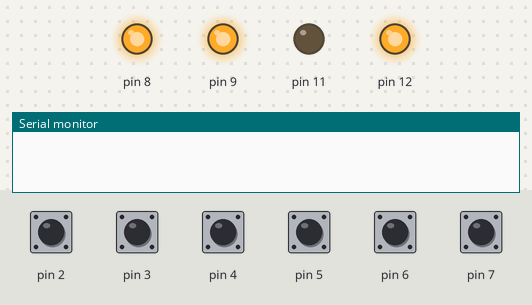
Simulated run of this sketch. Board: Arduino Uno, built with avr-gcc and run on an emulated ATmega328P. On the bench: output pins drawn as LEDs (lit = HIGH), the last lines printed to the serial monitor. Dashed ring = blinking. Inputs (shaded band) come from the test bench; at power-on: pin 2–7 HIGH.

Above: at 1.2 s.
1.3 s: pin 2 pulled LOW for 0.15 s
At 2.34 s:
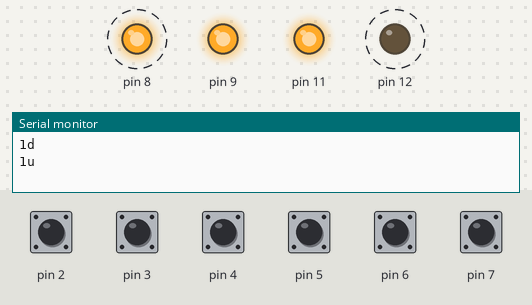
4.4 s: pin 3 pulled LOW for 1 s
At 4.9 s:
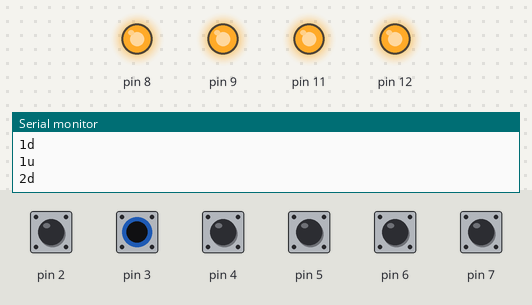
7.4 s: pin 4 pulled LOW for 1 s
At 8.82 s:
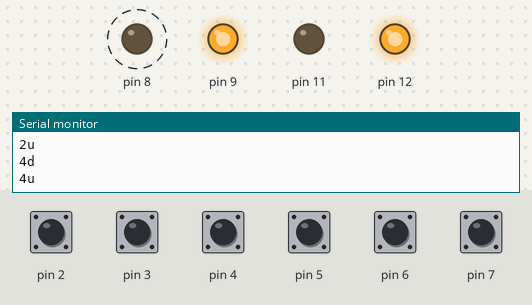
11.4 s: pin 5 pulled LOW for 0.15 s
At 11.88 s:
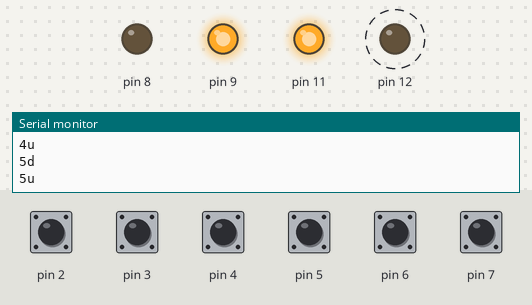
14.5 s: pin 2 pulsed LOW 5 times (0.12 s each, 0.3 s apart)
17.5 s: pin 6 pulled LOW for 1 s
Timing chart, 0 to 33.6 s (numbered marks = the images above; inputs shaded):
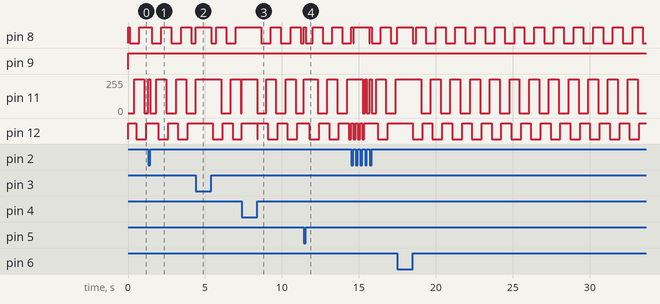

Measured:
- by itself, pin 11: alternates 255/255 for 0.64 s and 0/255 for 0.64 s
- by itself, pin 12: alternates HIGH for 0.64 s and LOW for 0.64 s

The sketch:

sketch_jan18a.ino
```cpp
class c_key
{
private:
  unsigned char pin = 0;
public:
  c_key(unsigned char pin = 0)
  {
    this->setup(pin);
  }

  ~c_key()
  {

  }

  void setup(unsigned char pin)
  {
    this->pin = pin;
  }

  bool down = false;
  bool clicked_last_update = false;
  bool released_last_update = false;

  void update()
  {
    this->clicked_last_update = false;
    this->released_last_update = false;

    if (!this->pin)
    {
      return;
    }

    if (digitalRead(this->pin) == LOW)
    {
      if (!this->down)
      {
        this->clicked_last_update = true;
      }

      this->down = true;
    }
    else
    {
      if (this->down)
      {
        this->released_last_update = true;
      }

      this->down = false;
    }
  }
};

class c_color
{
public:
  c_color(unsigned char r = 255, unsigned char g = 255, unsigned char b = 255)
  {
    this->set(r, g, b);
  }

  ~c_color()
  {

  }

  void set(unsigned char r = 255, unsigned char g = 255, unsigned char b = 255)
  {
    this->r = r;
    this->g = g;
    this->b = b;
  }

  static c_color from_hsb( float hue, float saturation, float brightness)
  {
    float h = hue == 1.f ? 0 : hue * 6.f;
    float f = h - (int)h;
    float p = brightness * ( 1.f - saturation );
    float q = brightness * ( 1.f - saturation * f );
    float t = brightness * ( 1.f - ( saturation * ( 1.f - f ) ) );

    if( h < 1 )
    {
      return c_color(brightness * 255, t * 255, p * 255);
    }
    else if( h < 2 )
    {
      return c_color(q * 255, brightness * 255, p * 255);
    }
    else if( h < 3 )
    {
      return c_color(p * 255, brightness * 255, t * 255);
    }
    else if( h < 4 )
    {
      return c_color(p * 255, q * 255, brightness * 255);
    }
    else if( h < 5 )
    {
      return c_color(t * 255, p * 255, brightness * 255);
    }

    return c_color(brightness * 255, p * 255, q * 255);
  }

  unsigned char r = 255;
  unsigned char g = 255;
  unsigned char b = 255;
};

class c_led
{
public:
  c_led(unsigned char pin_r = 0, unsigned char pin_g = 0, unsigned char pin_b = 0)
  {
    this->setup(pin_r, pin_g, pin_b);
  }

  ~c_led()
  {

  }

  void setup(unsigned char pin_r = 0, unsigned char pin_g = 0, unsigned char pin_b = 0)
  {
    this->pin_r = pin_r;
    this->pin_g = pin_g;
    this->pin_b = pin_b;
  }

  void turn_on(c_color color)
  {
    analogWrite(this->pin_r, 255 - color.r);
    analogWrite(this->pin_g, 255 - color.g);
    analogWrite(this->pin_b, 255 - color.b);
  }

  void turn_off()
  {
    analogWrite(this->pin_r, 255);
    analogWrite(this->pin_g, 255);
    analogWrite(this->pin_b, 255);
  }

  void update()
  {
    if (!this->active)
    {
      this->turn_off();
      return;
    }

    if (!this->pin_r && !this->pin_g && !this->pin_b)
    {
      return;
    }

    switch(this->reactive)
    {
    case 0:
      break;
    case 1:
      if (!this->should_react)
      {
        this->turn_off();
        return;
      }

      break;
    case 2:
      if (this->should_react)
      {
        this->should_react = false;
        this->turn_off();
        return;
      }
      break;
    }

    switch(this->colormode)
    {
    case 0:
      this->turn_on(this->color);
      break;
    case 1:
      this->turn_on(c_color::from_hsb(this->hue, 1.f, 1.f));
      this->hue += this->hue_add_fast;
      break;
    case 2:
      this->turn_on(c_color::from_hsb(this->hue, 1.f, 1.f));
      this->hue += this->hue_add_slow;
      break;
    case 3:
      this->turn_on(c_color::from_hsb(this->hue, 1.f, 1.f));
      this->hue += this->should_react_once ? this->hue_add_reactive : 0.f;
      break;
    }

    if (this->hue > 1.f)
    {
      this->hue = 0.f;
    }

    this->should_react_once = false;
    this->should_react = false;
  }

  unsigned char pin_r = 0;
  unsigned char pin_g = 0;
  unsigned char pin_b = 0;
  bool should_react = false;
  bool should_react_once = false;
  bool active = true;
  int reactive = 2;
  int colormode = 1;
  c_color color = c_color(255, 0, 150);
  float hue = 0.f;
  float hue_add_fast = 0.001f;
  float hue_add_slow = 0.0001f;
  float hue_add_reactive = 0.1f;
};

namespace pins
{
  //pin7 = key1
  //pin2 = key2
  //pin3 = key3
  //pin6 = key4
  //pin4 = key5
  //pin5 = key6

  unsigned char keys[6] =
  {
    7, 2, 3, 6, 4, 5
  };
  unsigned char led_r = 11;
  unsigned char led_g = 8;
  unsigned char led_b = 12;
  unsigned char led_power = 9;

  void setup()
  {
    for (unsigned int i = 0; i < 6; i++)
    {
      pinMode(pins::keys[i], INPUT_PULLUP);
    }

    pinMode(pins::led_r, OUTPUT);
    pinMode(pins::led_g, OUTPUT);
    pinMode(pins::led_b, OUTPUT);
    pinMode(pins::led_power, OUTPUT);
  }
}

c_led led;
c_key keys[6];

void read_config()
{
  if (!Serial.available())
  {
    return;
  }

  String buffer = Serial.readStringUntil('\n');

  if (buffer.length() > 2 && buffer.charAt(0) == 'c')
  {
    unsigned int config_index = 0;
    String current_word = "";

    for (unsigned int i = 1; i < buffer.length(); i++)
    {
      char current_char = buffer.charAt(i);

      if (current_char == ',')
      {
        if (current_word.length())
        {
          switch(config_index)
          {
          case 0:
            led.active = current_word.toInt();
            break;
          case 1:
            led.reactive = current_word.toInt();
            break;
          case 2:
            led.colormode = current_word.toInt();
            break;
          case 3:
            led.color.r = current_word.toInt();
            break;
          case 4:
            led.color.g = current_word.toInt();
            break;
          case 5:
            led.color.b = current_word.toInt();
            break;
          }
        }

        current_word = "";

        config_index++;
      }
      else
      {
        current_word += current_char;
      }
    }
  }
}

void setup()
{
  Serial.begin(9600);
  Serial.setTimeout(1000);

  pins::setup();
  led.setup(pins::led_r, pins::led_g, pins::led_b);

  for (unsigned int i = 0; i < 6; i++)
  {
    keys[i].setup(pins::keys[i]);
  }
}

void loop()
{
  digitalWrite(pins::led_power, HIGH);

  read_config();

  for (unsigned int i = 0; i < 6; i++)
  {
    keys[i].update();

    if (keys[i].clicked_last_update)
    {
      led.should_react_once = true;

      Serial.print(String(i) + "d\n");
    }
    else if (keys[i].released_last_update)
    {
      Serial.print(String(i) + "u\n");
    }

    if (keys[i].down)
    {
      led.should_react = true;
    }
  }

  led.update();

  delay(1);
}
```
